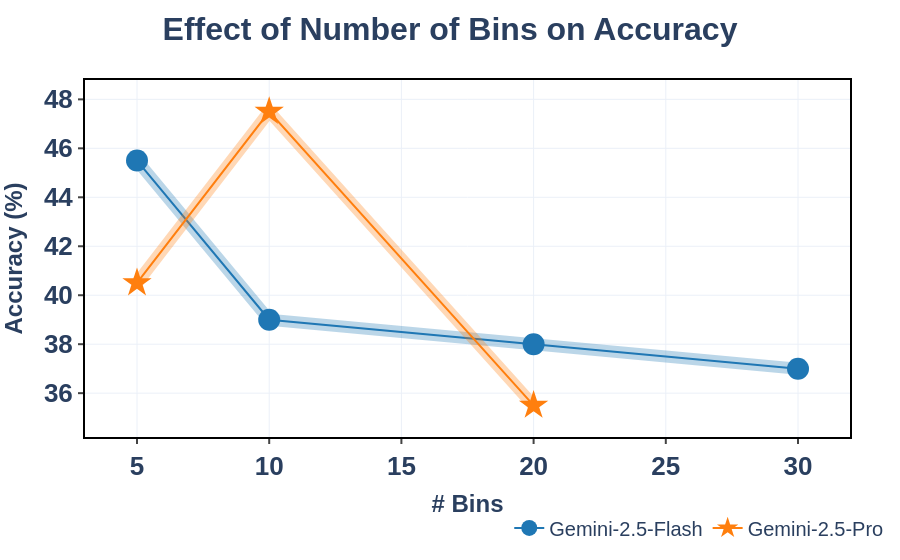

Notebook source saved alongside this figure:
### Code cell
# Set default template for a clean, paper-ready look
pio.templates.default = "plotly_white"

# Data from your table
data = {
    '# Bins': [5, 10, 20, 30],
    'Accuracy (%)': [45.50, 39.00, 38.00, 37.00]
}
larger_data = {
    '# Bins': [20, 10, 5],
    'Accuracy (%)': [35.50, 47.50, 40.50]
    }
df = pd.DataFrame(data)
larger_df = pd.DataFrame(larger_data)

# Define the style based on your example code (using 'PN Train' style)
main_color = 'rgba(31, 119, 180, 1)'  # Blue
bg_color = 'rgba(31, 119, 180, 0.3)' # Lighter, semi-transparent blue
marker_symbol = 'circle'

# Create the figure object
fig = go.Figure()

# Add the background trace (thick, semi-transparent line)
fig.add_trace(go.Scatter(
    x=df["# Bins"],
    y=df["Accuracy (%)"],
    mode='lines',
    line=dict(color=bg_color, width=12),
    hoverinfo='none', # Don't show hover info for the background line
    showlegend=False,
))

# Add the foreground trace (thin line with markers)
fig.add_trace(go.Scatter(
    x=df["# Bins"],
    y=df["Accuracy (%)"],
    mode='lines+markers',
    name='Gemini-2.5-Flash',
    line=dict(color=main_color, width=2),
    marker=dict(
        color=main_color,
        symbol=marker_symbol,
        size=22
    ),
))

# Add the background trace (thick, semi-transparent line)
fig.add_trace(go.Scatter(
    x=larger_df["# Bins"],
    y=larger_df["Accuracy (%)"],
    mode='lines',
    line=dict(color=style2['bg_color'], width=12),
    hoverinfo='none',
    showlegend=False
))

# Add the foreground trace (thin line with markers)
fig.add_trace(go.Scatter(
    x=larger_df["# Bins"],
    y=larger_df["Accuracy (%)"],
    mode='lines+markers',
    name='Gemini-2.5-Pro',
    line=dict(color=style2['color'], width=2),
    marker=dict(
        color=style2['color'],
        symbol=style2['symbol'],
        size=22
    )
))

# Apply the detailed layout and styling from your example
fig.update_layout(
    title=dict(
        text='<b>Effect of Number of Bins on Accuracy</b>',
        x=0.5,
        font=dict(size=32)
    ),
    xaxis_title='<b># Bins</b>',
    yaxis_title='<b>Accuracy (%)</b>',
    showlegend=True, # Show legend
    legend=dict(
        orientation="h",
        yanchor="top",
        y=-0.2,
        xanchor="right",
        x=1.05
    ),
    font=dict(size=20, family="Arial, sans-serif"),
    margin=dict(l=80, r=40, t=80, b=80),
    paper_bgcolor="white",
    plot_bgcolor="white",
)

# Style the X and Y axes
fig.update_xaxes(
    showline=True,
    linewidth=2,
    linecolor='black',
    mirror=True,
    ticks="outside",
    tickwidth=2,
    tickfont=dict(size=26, weight='bold')
)
fig.update_yaxes(
    showline=True,
    linewidth=2,
    linecolor='black',
    mirror=True,
    ticks="outside",
    tickwidth=2,
    tickfont=dict(size=26, weight='bold')
)

# Save the figure as a static image
fig.write_image("styled_bins_vs_accuracy.png", scale=3)

fig.show()

### Figure 1 — Plotly figure (JSON) as saved in the notebook; plotly's stock layout.template omitted (floating-point values rounded to 4 significant figures)
{"data": [{"hoverinfo": "none", "line": {"color": "rgba(31, 119, 180, 0.3)", "width": 12}, "mode": "lines", "showlegend": false, "type": "scatter", "x": [5, 10, 20, 30], "y": [45.5, 39.0, 38.0, 37.0]}, {"line": {"color": "rgba(31, 119, 180, 1)", "width": 2}, "marker": {"color": "rgba(31, 119, 180, 1)", "size": 22, "symbol": "circle"}, "mode": "lines+markers", "name": "Gemini-2.5-Flash", "type": "scatter", "x": [5, 10, 20, 30], "y": [45.5, 39.0, 38.0, 37.0]}, {"hoverinfo": "none", "line": {"color": "rgba(255, 127, 14, 0.3)", "width": 12}, "mode": "lines", "showlegend": false, "type": "scatter", "x": [20, 10, 5], "y": [35.5, 47.5, 40.5]}, {"line": {"color": "rgba(255, 127, 14, 1)", "width": 2}, "marker": {"color": "rgba(255, 127, 14, 1)", "size": 22, "symbol": "star"}, "mode": "lines+markers", "name": "Gemini-2.5-Pro", "type": "scatter", "x": [20, 10, 5], "y": [35.5, 47.5, 40.5]}], "layout": {"font": {"family": "Arial, sans-serif", "size": 20}, "legend": {"orientation": "h", "x": 1.05, "xanchor": "right", "y": -0.2, "yanchor": "top"}, "margin": {"b": 80, "l": 80, "r": 40, "t": 80}, "paper_bgcolor": "white", "plot_bgcolor": "white", "showlegend": true, "title": {"font": {"size": 32}, "text": "<b>Effect of Number of Bins on Accuracy</b>", "x": 0.5}, "xaxis": {"linecolor": "black", "linewidth": 2, "mirror": true, "showline": true, "tickfont": {"size": 26, "weight": "bold"}, "ticks": "outside", "tickwidth": 2, "title": {"text": "<b># Bins</b>"}}, "yaxis": {"linecolor": "black", "linewidth": 2, "mirror": true, "showline": true, "tickfont": {"size": 26, "weight": "bold"}, "ticks": "outside", "tickwidth": 2, "title": {"text": "<b>Accuracy (%)</b>"}}}}
